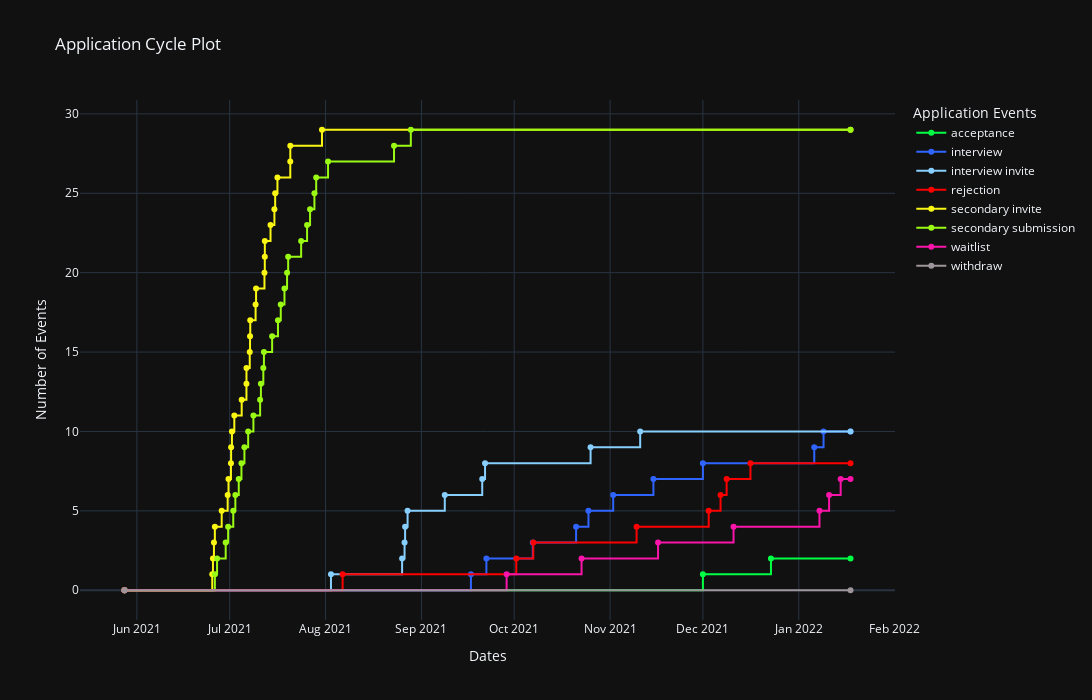

The code cell stored with this chart in its notebook:
### Code cell
fig = px.line(dan_sort2, x="Dates", y="tracker", color="Actions", 
              hover_data=["schools", "Actions", "Dates"], markers=True, line_shape="hv", color_discrete_map=action_color_dict,
              labels={
                  "Dates": "Dates",
                  "tracker": "Number of Events",
                  "Actions": "Application Events"
              },
              title="Application Cycle Plot", 
              template="plotly_dark", width=1200, height=700)
fig.show()

### Figure 1 — Plotly figure (JSON) as saved in the notebook; plotly's stock layout.template omitted (floating-point values rounded to 4 significant figures)
{"data": [{"customdata": [["Start", "acceptance"], ["University of Iowa", "acceptance"], ["Baylor", "acceptance"], ["End", "acceptance"], ["Harvard", "acceptance"], ["University of Washington", "acceptance"], ["Duke", "acceptance"], ["UC San Diego", "acceptance"], ["Stanford", "acceptance"], ["UCSF", "acceptance"], ["University of Michigan", "acceptance"], ["Vanderbilt", "acceptance"], ["University of North Carolina", "acceptance"], ["UCLA", "acceptance"], ["University of Pennsylvania", "acceptance"], ["Weill Cornell Tri-I", "acceptance"], ["Northwestern", "acceptance"], ["New York University", "acceptance"], ["Columbia", "acceptance"], ["Johns Hopkins University", "acceptance"], ["Washington University in St. Louis", "acceptance"], ["Yale", "acceptance"], ["Case Western Reserve University", "acceptance"], ["Oregon Health and Science University", "acceptance"], ["UC Irvine", "acceptance"], ["University of Utah", "acceptance"], ["UT Southwestern", "acceptance"], ["University of Wisconsin", "acceptance"], ["Stony Brook", "acceptance"], ["University of Pittsburgh", "acceptance"], ["University of Colorado", "acceptance"]], "hovertemplate": "Application Events=%{customdata[1]}<br>Dates=%{x}<br>Number of Events=%{y}<br>schools=%{customdata[0]}<extra></extra>", "legendgroup": "acceptance", "line": {"color": "#00ff44", "dash": "solid", "shape": "hv"}, "marker": {"symbol": "circle"}, "mode": "lines+markers", "name": "acceptance", "orientation": "v", "showlegend": true, "type": "scatter", "x": ["2021-05-28T00:00:00", "2021-12-01T00:00:00", "2021-12-23T00:00:00", "2022-01-17T17:16:07", null, null, null, null, null, null, null, null, null, null, null, null, null, null, null, null, null, null, null, null, null, null, null, null, null, null, null], "xaxis": "x", "y": [0, 1, 2, 2, 2, 2, 2, 2, 2, 2, 2, 2, 2, 2, 2, 2, 2, 2, 2, 2, 2, 2, 2, 2, 2, 2, 2, 2, 2, 2, 2], "yaxis": "y"}, {"customdata": [["Start", "interview"], ["UT Southwestern", "interview"], ["Northwestern", "interview"], ["Vanderbilt", "interview"], ["Baylor", "interview"], ["Oregon Health and Science University", "interview"], ["University of Iowa", "interview"], ["UC Irvine", "interview"], ["Case Western Reserve University", "interview"], ["University of Washington", "interview"], ["University of North Carolina", "interview"], ["End", "interview"], ["Harvard", "interview"], ["Duke", "interview"], ["UC San Diego", "interview"], ["Stanford", "interview"], ["UCSF", "interview"], ["University of Michigan", "interview"], ["UCLA", "interview"], ["University of Pennsylvania", "interview"], ["Weill Cornell Tri-I", "interview"], ["New York University", "interview"], ["Columbia", "interview"], ["Johns Hopkins University", "interview"], ["Washington University in St. Louis", "interview"], ["Yale", "interview"], ["University of Utah", "interview"], ["University of Wisconsin", "interview"], ["Stony Brook", "interview"], ["University of Pittsburgh", "interview"], ["University of Colorado", "interview"]], "hovertemplate": "Application Events=%{customdata[1]}<br>Dates=%{x}<br>Number of Events=%{y}<br>schools=%{customdata[0]}<extra></extra>", "legendgroup": "interview", "line": {"color": "#3064ff", "dash": "solid", "shape": "hv"}, "marker": {"symbol": "circle"}, "mode": "lines+markers", "name": "interview", "orientation": "v", "showlegend": true, "type": "scatter", "x": ["2021-05-28T00:00:00", "2021-09-17T00:00:00", "2021-09-22T00:00:00", "2021-10-07T00:00:00", "2021-10-21T00:00:00", "2021-10-25T00:00:00", "2021-11-02T00:00:00", "2021-11-15T00:00:00", "2021-12-01T00:00:00", "2022-01-06T00:00:00", "2022-01-09T00:00:00", "2022-01-17T17:16:07", null, null, null, null, null, null, null, null, null, null, null, null, null, null, null, null, null, null, null], "xaxis": "x", "y": [0, 1, 2, 3, 4, 5, 6, 7, 8, 9, 10, 10, 10, 10, 10, 10, 10, 10, 10, 10, 10, 10, 10, 10, 10, 10, 10, 10, 10, 10, 10], "yaxis": "y"}, {"customdata": [["Start", "interview invite"], ["University of Washington", "interview invite"], ["Northwestern", "interview invite"], ["Case Western Reserve University", "interview invite"], ["UT Southwestern", "interview invite"], ["Vanderbilt", "interview invite"], ["University of Iowa", "interview invite"], ["Oregon Health and Science University", "interview invite"], ["Baylor", "interview invite"], ["UC Irvine", "interview invite"], ["University of North Carolina", "interview invite"], ["End", "interview invite"], ["Harvard", "interview invite"], ["Duke", "interview invite"], ["UC San Diego", "interview invite"], ["Stanford", "interview invite"], ["UCSF", "interview invite"], ["University of Michigan", "interview invite"], ["UCLA", "interview invite"], ["University of Pennsylvania", "interview invite"], ["Weill Cornell Tri-I", "interview invite"], ["New York University", "interview invite"], ["Columbia", "interview invite"], ["Johns Hopkins University", "interview invite"], ["Washington University in St. Louis", "interview invite"], ["Yale", "interview invite"], ["University of Utah", "interview invite"], ["University of Wisconsin", "interview invite"], ["Stony Brook", "interview invite"], ["University of Pittsburgh", "interview invite"], ["University of Colorado", "interview invite"]], "hovertemplate": "Application Events=%{customdata[1]}<br>Dates=%{x}<br>Number of Events=%{y}<br>schools=%{customdata[0]}<extra></extra>", "legendgroup": "interview invite", "line": {"color": "#87cfff", "dash": "solid", "shape": "hv"}, "marker": {"symbol": "circle"}, "mode": "lines+markers", "name": "interview invite", "orientation": "v", "showlegend": true, "type": "scatter", "x": ["2021-05-28T00:00:00", "2021-08-02T18:02:00", "2021-08-25T18:01:00", "2021-08-26T13:03:00", "2021-08-26T17:14:00", "2021-08-27T12:34:00", "2021-09-08T13:10:00", "2021-09-20T15:44:00", "2021-09-21T13:36:00", "2021-10-25T16:29:00", "2021-11-10T17:18:00", "2022-01-17T17:16:07", null, null, null, null, null, null, null, null, null, null, null, null, null, null, null, null, null, null, null], "xaxis": "x", "y": [0, 1, 2, 3, 4, 5, 6, 7, 8, 9, 10, 10, 10, 10, 10, 10, 10, 10, 10, 10, 10, 10, 10, 10, 10, 10, 10, 10, 10, 10, 10], "yaxis": "y"}, {"customdata": [["Start", "rejection"], ["Weill Cornell Tri-I", "rejection"], ["University of Pittsburgh", "rejection"], ["Stanford", "rejection"], ["Johns Hopkins University", "rejection"], ["UCSF", "rejection"], ["Washington University in St. Louis", "rejection"], ["New York University", "rejection"], ["Yale", "rejection"], ["End", "rejection"], ["Harvard", "rejection"], ["University of Washington", "rejection"], ["Duke", "rejection"], ["UC San Diego", "rejection"], ["University of Michigan", "rejection"], ["Vanderbilt", "rejection"], ["Baylor", "rejection"], ["University of North Carolina", "rejection"], ["UCLA", "rejection"], ["University of Pennsylvania", "rejection"], ["Northwestern", "rejection"], ["Columbia", "rejection"], ["Case Western Reserve University", "rejection"], ["Oregon Health and Science University", "rejection"], ["UC Irvine", "rejection"], ["University of Utah", "rejection"], ["UT Southwestern", "rejection"], ["University of Wisconsin", "rejection"], ["Stony Brook", "rejection"], ["University of Iowa", "rejection"], ["University of Colorado", "rejection"]], "hovertemplate": "Application Events=%{customdata[1]}<br>Dates=%{x}<br>Number of Events=%{y}<br>schools=%{customdata[0]}<extra></extra>", "legendgroup": "rejection", "line": {"color": "#ff0000", "dash": "solid", "shape": "hv"}, "marker": {"symbol": "circle"}, "mode": "lines+markers", "name": "rejection", "orientation": "v", "showlegend": true, "type": "scatter", "x": ["2021-05-28T00:00:00", "2021-08-06T12:26:00", "2021-10-01T16:06:00", "2021-10-07T04:00:00", "2021-11-09T13:27:00", "2021-12-02T21:01:00", "2021-12-06T16:57:00", "2021-12-08T16:03:00", "2021-12-16T08:57:00", "2022-01-17T17:16:07", null, null, null, null, null, null, null, null, null, null, null, null, null, null, null, null, null, null, null, null, null], "xaxis": "x", "y": [0, 1, 2, 3, 4, 5, 6, 7, 8, 8, 8, 8, 8, 8, 8, 8, 8, 8, 8, 8, 8, 8, 8, 8, 8, 8, 8, 8, 8, 8, 8], "yaxis": "y"}, {"customdata": [["Start", "secondary invite"], ["University of Michigan", "secondary invite"], ["New York University", "secondary invite"], ["University of Pennsylvania", "secondary invite"], ["UT Southwestern", "secondary invite"], ["Johns Hopkins University", "secondary invite"], ["Stony Brook", "secondary invite"], ["UC San Diego", "secondary invite"], ["University of Pittsburgh", "secondary invite"], ["Baylor", "secondary invite"], ["Washington University in St. Louis", "secondary invite"], ["Stanford", "secondary invite"], ["Columbia", "secondary invite"], ["University of Iowa", "secondary invite"], ["Harvard", "secondary invite"], ["Weill Cornell Tri-I", "secondary invite"], ["Vanderbilt", "secondary invite"], ["Oregon Health and Science University", "secondary invite"], ["Case Western Reserve University", "secondary invite"], ["University of North Carolina", "secondary invite"], ["UCLA", "secondary invite"], ["University of Washington", "secondary invite"], ["Yale", "secondary invite"], ["UC Irvine", "secondary invite"], ["Duke", "secondary invite"], ["University of Utah", "secondary invite"], ["Northwestern", "secondary invite"], ["University of Wisconsin", "secondary invite"], ["University of Colorado", "secondary invite"], ["UCSF", "secondary invite"], ["End", "secondary invite"]], "hovertemplate": "Application Events=%{customdata[1]}<br>Dates=%{x}<br>Number of Events=%{y}<br>schools=%{customdata[0]}<extra></extra>", "legendgroup": "secondary invite", "line": {"color": "#faf614", "dash": "solid", "shape": "hv"}, "marker": {"symbol": "circle"}, "mode": "lines+markers", "name": "secondary invite", "orientation": "v", "showlegend": true, "type": "scatter", "x": ["2021-05-28T00:00:00", "2021-06-25T08:52:00", "2021-06-25T14:24:00", "2021-06-25T22:01:00", "2021-06-26T05:01:00", "2021-06-28T10:10:00", "2021-06-30T08:34:00", "2021-06-30T14:58:00", "2021-07-01T10:03:00", "2021-07-01T11:10:00", "2021-07-01T17:42:00", "2021-07-02T12:10:00", "2021-07-04T21:18:00", "2021-07-06T10:14:00", "2021-07-06T10:25:00", "2021-07-07T11:46:00", "2021-07-07T14:07:00", "2021-07-07T15:48:00", "2021-07-09T09:15:00", "2021-07-09T12:53:00", "2021-07-12T06:00:00", "2021-07-12T08:33:00", "2021-07-12T08:54:00", "2021-07-14T05:00:00", "2021-07-15T11:08:00", "2021-07-15T17:08:00", "2021-07-16T10:44:00", "2021-07-20T14:21:00", "2021-07-20T14:39:00", "2021-07-30T20:19:00", "2022-01-17T17:16:07"], "xaxis": "x", "y": [0, 1, 2, 3, 4, 5, 6, 7, 8, 9, 10, 11, 12, 13, 14, 15, 16, 17, 18, 19, 20, 21, 22, 23, 24, 25, 26, 27, 28, 29, 29], "yaxis": "y"}, {"customdata": [["Start", "secondary submission"], ["University of Michigan", "secondary submission"], ["UT Southwestern", "secondary submission"], ["New York University", "secondary submission"], ["University of Pennsylvania", "secondary submission"], ["Johns Hopkins University", "secondary submission"], ["Stony Brook", "secondary submission"], ["Baylor", "secondary submission"], ["Washington University in St. Louis", "secondary submission"], ["University of Pittsburgh", "secondary submission"], ["UC San Diego", "secondary submission"], ["Stanford", "secondary submission"], ["Columbia", "secondary submission"], ["University of Iowa", "secondary submission"], ["Harvard", "secondary submission"], ["Weill Cornell Tri-I", "secondary submission"], ["Vanderbilt", "secondary submission"], ["Case Western Reserve University", "secondary submission"], ["University of North Carolina", "secondary submission"], ["Oregon Health and Science University", "secondary submission"], ["University of Washington", "secondary submission"], ["Northwestern", "secondary submission"], ["Duke", "secondary submission"], ["Yale", "secondary submission"], ["UCLA", "secondary submission"], ["UC Irvine", "secondary submission"], ["University of Utah", "secondary submission"], ["University of Colorado", "secondary submission"], ["University of Wisconsin", "secondary submission"], ["UCSF", "secondary submission"], ["End", "secondary submission"]], "hovertemplate": "Application Events=%{customdata[1]}<br>Dates=%{x}<br>Number of Events=%{y}<br>schools=%{customdata[0]}<extra></extra>", "legendgroup": "secondary submission", "line": {"color": "#9afa14", "dash": "solid", "shape": "hv"}, "marker": {"symbol": "circle"}, "mode": "lines+markers", "name": "secondary submission", "orientation": "v", "showlegend": true, "type": "scatter", "x": ["2021-05-28T00:00:00", "2021-06-26T05:10:00", "2021-06-26T22:13:00", "2021-06-29T17:11:00", "2021-06-30T12:12:00", "2021-07-02T03:54:00", "2021-07-02T20:07:00", "2021-07-03T22:30:00", "2021-07-04T19:27:00", "2021-07-05T18:31:00", "2021-07-06T23:33:00", "2021-07-08T16:15:00", "2021-07-10T20:20:00", "2021-07-11T02:30:00", "2021-07-11T21:15:00", "2021-07-12T01:55:00", "2021-07-14T17:29:00", "2021-07-16T14:55:00", "2021-07-17T12:28:00", "2021-07-18T17:11:00", "2021-07-19T13:27:00", "2021-07-19T21:57:00", "2021-07-24T02:37:00", "2021-07-26T00:44:00", "2021-07-26T23:53:00", "2021-07-28T09:40:00", "2021-07-28T23:20:00", "2021-08-01T19:26:00", "2021-08-23T03:17:00", "2021-08-28T13:38:00", "2022-01-17T17:16:07"], "xaxis": "x", "y": [0, 1, 2, 3, 4, 5, 6, 7, 8, 9, 10, 11, 12, 13, 14, 15, 16, 17, 18, 19, 20, 21, 22, 23, 24, 25, 26, 27, 28, 29, 29], "yaxis": "y"}, {"customdata": [["Start", "waitlist"], ["University of Colorado", "waitlist"], ["Northwestern", "waitlist"], ["Oregon Health and Science University", "waitlist"], ["UC Irvine", "waitlist"], ["Vanderbilt", "waitlist"], ["University of Washington", "waitlist"], ["Case Western Reserve University", "waitlist"], ["End", "waitlist"], ["Harvard", "waitlist"], ["Duke", "waitlist"], ["UC San Diego", "waitlist"], ["Stanford", "waitlist"], ["UCSF", "waitlist"], ["University of Michigan", "waitlist"], ["Baylor", "waitlist"], ["University of North Carolina", "waitlist"], ["UCLA", "waitlist"], ["University of Pennsylvania", "waitlist"], ["Weill Cornell Tri-I", "waitlist"], ["New York University", "waitlist"], ["Columbia", "waitlist"], ["Johns Hopkins University", "waitlist"], ["Washington University in St. Louis", "waitlist"], ["Yale", "waitlist"], ["University of Utah", "waitlist"], ["UT Southwestern", "waitlist"], ["University of Wisconsin", "waitlist"], ["Stony Brook", "waitlist"], ["University of Pittsburgh", "waitlist"], ["University of Iowa", "waitlist"]], "hovertemplate": "Application Events=%{customdata[1]}<br>Dates=%{x}<br>Number of Events=%{y}<br>schools=%{customdata[0]}<extra></extra>", "legendgroup": "waitlist", "line": {"color": "#fa14aa", "dash": "solid", "shape": "hv"}, "marker": {"symbol": "circle"}, "mode": "lines+markers", "name": "waitlist", "orientation": "v", "showlegend": true, "type": "scatter", "x": ["2021-05-28T00:00:00", "2021-09-28T13:01:00", "2021-10-22T18:23:00", "2021-11-16T12:00:00", "2021-12-10T21:49:00", "2022-01-07T16:28:00", "2022-01-10T19:08:00", "2022-01-14T12:54:00", "2022-01-17T17:16:07", null, null, null, null, null, null, null, null, null, null, null, null, null, null, null, null, null, null, null, null, null, null], "xaxis": "x", "y": [0, 1, 2, 3, 4, 5, 6, 7, 7, 7, 7, 7, 7, 7, 7, 7, 7, 7, 7, 7, 7, 7, 7, 7, 7, 7, 7, 7, 7, 7, 7], "yaxis": "y"}, {"customdata": [["Start", "withdraw"], ["End", "withdraw"], ["Harvard", "withdraw"], ["University of Washington", "withdraw"], ["Duke", "withdraw"], ["UC San Diego", "withdraw"], ["Stanford", "withdraw"], ["UCSF", "withdraw"], ["University of Michigan", "withdraw"], ["Vanderbilt", "withdraw"], ["Baylor", "withdraw"], ["University of North Carolina", "withdraw"], ["UCLA", "withdraw"], ["University of Pennsylvania", "withdraw"], ["Weill Cornell Tri-I", "withdraw"], ["Northwestern", "withdraw"], ["New York University", "withdraw"], ["Columbia", "withdraw"], ["Johns Hopkins University", "withdraw"], ["Washington University in St. Louis", "withdraw"], ["Yale", "withdraw"], ["Case Western Reserve University", "withdraw"], ["Oregon Health and Science University", "withdraw"], ["UC Irvine", "withdraw"], ["University of Utah", "withdraw"], ["UT Southwestern", "withdraw"], ["University of Wisconsin", "withdraw"], ["Stony Brook", "withdraw"], ["University of Pittsburgh", "withdraw"], ["University of Iowa", "withdraw"], ["University of Colorado", "withdraw"]], "hovertemplate": "Application Events=%{customdata[1]}<br>Dates=%{x}<br>Number of Events=%{y}<br>schools=%{customdata[0]}<extra></extra>", "legendgroup": "withdraw", "line": {"color": "#9e959b", "dash": "solid", "shape": "hv"}, "marker": {"symbol": "circle"}, "mode": "lines+markers", "name": "withdraw", "orientation": "v", "showlegend": true, "type": "scatter", "x": ["2021-05-28T00:00:00", "2022-01-17T17:16:07", null, null, null, null, null, null, null, null, null, null, null, null, null, null, null, null, null, null, null, null, null, null, null, null, null, null, null, null, null], "xaxis": "x", "y": [0, 0, 0, 0, 0, 0, 0, 0, 0, 0, 0, 0, 0, 0, 0, 0, 0, 0, 0, 0, 0, 0, 0, 0, 0, 0, 0, 0, 0, 0, 0], "yaxis": "y"}], "layout": {"height": 700, "legend": {"title": {"text": "Application Events"}, "tracegroupgap": 0}, "title": {"text": "Application Cycle Plot"}, "width": 1200, "xaxis": {"anchor": "y", "autorange": true, "domain": [0, 1], "range": ["2021-05-13 18:10:49.7707", "2022-01-31 23:05:17.2293"], "title": {"text": "Dates"}, "type": "date"}, "yaxis": {"anchor": "x", "autorange": true, "domain": [0, 1], "range": [-1.874, 30.87], "title": {"text": "Number of Events"}, "type": "linear"}}}
